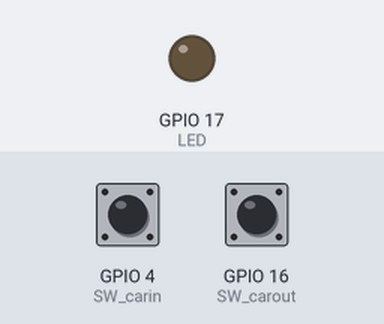
This sketch was run on a simulated ESP32. Parts: output pins drawn as LEDs (lit = HIGH). The test bench sets the inputs (shaded band); at power-on: GPIO 4 (SW_carin) LOW, GPIO 16 (SW_carout) LOW. WiFi joins after 1.5 s; servers stay silent unless stated.

Above: at 3.0 s.
3.1 s: GPIO 4 (SW_carin) pulled HIGH for 0.15 s
At 4.1 s:
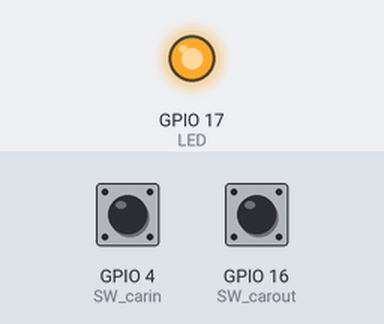
4.8 s: GPIO 16 (SW_carout) pulled HIGH for 0.15 s
At 6.0 s:
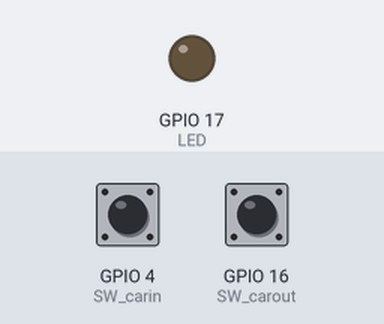
6.4 s: GPIO 4 (SW_carin) pulled HIGH for 1 s
At 8.6 s:
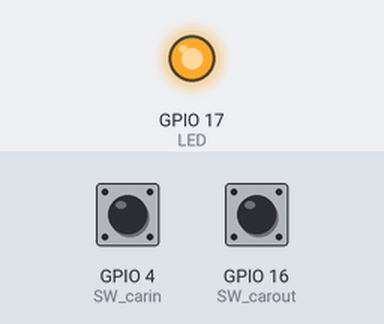
8.9 s: GPIO 16 (SW_carout) pulled HIGH for 1 s
At 10.3 s:
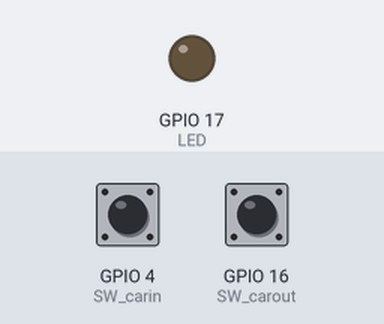
Timing chart, 0 to 11.9 s (numbered marks = the images above; inputs shaded):
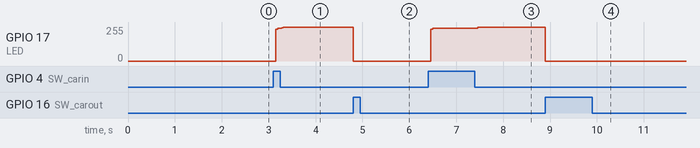

Measured:
- after the input at 3.1 s, GPIO 17 (LED): 0/255 → 245/255 after 0.05 s, → 255/255 0.12 s later
- after the input at 4.8 s, GPIO 17 (LED): 255/255 → 0/255 at once
- after the input at 6.4 s, GPIO 17 (LED): 0/255 → 245/255 after 0.05 s, → 255/255 1.0 s later
- after the input at 8.9 s, GPIO 17 (LED): 255/255 → 0/255 at once

The sketch:

Automatic-Car-Parking.ino
```cpp
///////////////////////////////////////V3//////////////////////////////////////////
// Slider
// Send data from HW to App
// Read Analog to the Gage
///////////////////////////////////////V3//////////////////////////////////////////

#define BLYNK_PRINT Serial
#include <WiFi.h>
#include <WiFiClient.h>
#include <BlynkSimpleEsp32.h>

#define LED 17
const int SW_carin = 4;
const int SW_carout = 16;

WidgetLCD lcd(V0);
WidgetLED led_in(V1);
WidgetLED led_out(V3);

char auth[] = "yBEiN0MnBrFH5oAlGwyu8_a1qonBWCVE";
char ssid[] = "Senee";
char pass[] = "12345543210";

int sw_in = 0;
int sw_out = 0;
int count = 0;
int reset;

void setup() {
  Serial.begin(115200);
  Blynk.begin(auth, ssid, pass, IPAddress(134, 122, 29, 169), 8080);
  pinMode(sw_in, INPUT);
  pinMode(sw_out, INPUT);
  pinMode(LED, OUTPUT);
  lcd.print(0, 0, "COUNTER = ");
}

void loop() {
  Blynk.run();
  sw_in = digitalRead(SW_carin);
  sw_out = digitalRead(SW_carout);
  if (reset == 1){
    count = 0;
    lcd.clear();
    lcd.print(0, 0, "COUNTER = ");
    lcd.print(10, 0, count);
    lcd.print(1, 1, "PARKING EMPTY");
  }
  if (sw_in == 1){
    count = count + 1;
    led_in.on();
    lcd.clear();
    lcd.print(0, 0, "COUNTER = ");
    digitalWrite(LED, LOW);
    if(count >= 10){
      count = 10;
      lcd.print(1, 1, "PARKING FULL");
      digitalWrite(LED, HIGH);
    }
    lcd.print(10, 0, count);
  }
  else{
    led_in.off();
  }


  if (sw_out == 1){
    count = count - 1 ;
    led_out.on();
    digitalWrite(LED, LOW);
    lcd.clear();
    lcd.print(0, 0, "COUNTER = ");
      if (count <= 0){
        count = 0;
        lcd.print(1, 1, "PARKING EMPTY");
    }
    lcd.print(10, 0, count);
  }
  else{
    led_out.off();
  }
}

BLYNK_WRITE(V2) {
  reset = param.asInt();
}
```
